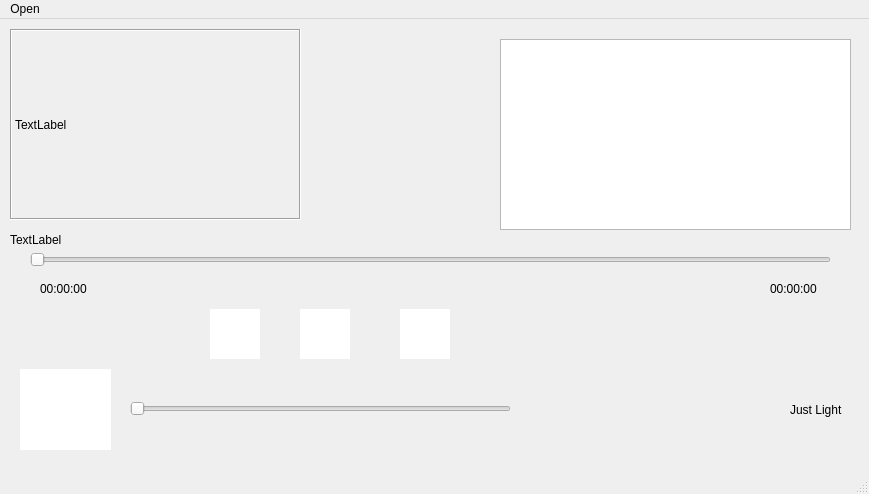
<?xml version="1.0" encoding="UTF-8"?>
<ui version="4.0">
 <class>MainWindow</class>
 <widget class="QMainWindow" name="MainWindow">
  <property name="geometry">
   <rect>
    <x>0</x>
    <y>0</y>
    <width>869</width>
    <height>494</height>
   </rect>
  </property>
  <property name="windowTitle">
   <string>Music Player</string>
  </property>
  <property name="styleSheet">
   <string notr="true">QMainWindow{
 }
background-color: rgb(26, 26, 26);
</string>
  </property>
  <property name="iconSize">
   <size>
    <width>40</width>
    <height>40</height>
   </size>
  </property>
  <widget class="QWidget" name="centralwidget">
   <widget class="QLabel" name="label">
    <property name="geometry">
     <rect>
      <x>10</x>
      <y>210</y>
      <width>311</width>
      <height>21</height>
     </rect>
    </property>
    <property name="styleSheet">
     <string notr="true">border-color: 2px solid rgb(255, 255, 255);</string>
    </property>
    <property name="text">
     <string>TextLabel</string>
    </property>
   </widget>
   <widget class="QSlider" name="horizontalSlider">
    <property name="geometry">
     <rect>
      <x>30</x>
      <y>220</y>
      <width>801</width>
      <height>41</height>
     </rect>
    </property>
    <property name="styleSheet">
     <string notr="true">Qslider::groovehorizontal
{
	height:10px;
	width:460px;
	background:red;
	border-radius:5x;
}
Qslider::handle:horizontal
{
	background:rgb(52,50,64);
	width:20px;
	height:20px;
	margin:-7px-7px;
	border-radius:10px;
}</string>
    </property>
    <property name="orientation">
     <enum>Qt::Horizontal</enum>
    </property>
   </widget>
   <widget class="QSlider" name="horizontalSlider_2">
    <property name="geometry">
     <rect>
      <x>130</x>
      <y>380</y>
      <width>381</width>
      <height>20</height>
     </rect>
    </property>
    <property name="styleSheet">
     <string notr="true">Qslider::groovehorizontal
{
	height:10px;
	width:460px;
	background:red;
	border-radius:5x;
}
Qslider::handle:horizontal
{
	background:rgb(52,50,64);
	width:20px;
	height:20px;
	margin:-7px-7px;
	border-radius:10px;
}</string>
    </property>
    <property name="orientation">
     <enum>Qt::Horizontal</enum>
    </property>
   </widget>
   <widget class="QPushButton" name="pushButton">
    <property name="geometry">
     <rect>
      <x>20</x>
      <y>350</y>
      <width>91</width>
      <height>81</height>
     </rect>
    </property>
    <property name="styleSheet">
     <string notr="true">QPushButton
{
	border:none;
	border-radius:50px;
	background-color:rgb(255,255,255);
	color:rgb(52,51,64);
	padding:0px;
}</string>
    </property>
    <property name="text">
     <string/>
    </property>
    <property name="iconSize">
     <size>
      <width>40</width>
      <height>40</height>
     </size>
    </property>
   </widget>
   <widget class="QPushButton" name="Push_seekback">
    <property name="geometry">
     <rect>
      <x>210</x>
      <y>290</y>
      <width>50</width>
      <height>50</height>
     </rect>
    </property>
    <property name="styleSheet">
     <string notr="true">QPushButton
{
	border:none;
	border-radius:50px;
	background-color:rgb(255,255,255);
	color:rgb(52,51,64);
	min-width:50px;
	max-width:50px;
	min-height:50px;
	max-height:50px;
	padding:0px;
}
QPushButton:hover
{
	background-color: rgb(109, 109, 109);
}</string>
    </property>
    <property name="text">
     <string/>
    </property>
    <property name="iconSize">
     <size>
      <width>40</width>
      <height>40</height>
     </size>
    </property>
   </widget>
   <widget class="QPushButton" name="Push_play">
    <property name="geometry">
     <rect>
      <x>300</x>
      <y>290</y>
      <width>50</width>
      <height>50</height>
     </rect>
    </property>
    <property name="styleSheet">
     <string notr="true">QPushButton
{
	border:none;
	border-radius:50px;
	background-color:rgb(255,255,255);
	color:rgb(52,51,64);
	min-width:50px;
	max-width:50px;
	min-height:50px;
	max-height:50px;
	padding:0px;
}
QPushButton:hover
{
	background-color: rgb(109, 109, 109);
}</string>
    </property>
    <property name="text">
     <string/>
    </property>
    <property name="iconSize">
     <size>
      <width>40</width>
      <height>40</height>
     </size>
    </property>
   </widget>
   <widget class="QPushButton" name="Push_seekfoward">
    <property name="geometry">
     <rect>
      <x>400</x>
      <y>290</y>
      <width>50</width>
      <height>50</height>
     </rect>
    </property>
    <property name="styleSheet">
     <string notr="true">QPushButton
{
	border:none;
	border-radius:50px;
	background-color:rgb(255,255,255);
	color:rgb(52,51,64);
	min-width:50px;
	max-width:50px;
	min-height:50px;
	max-height:50px;
	padding:0px;
}
QPushButton:hover
{
	background-color: rgb(109, 109, 109);
}</string>
    </property>
    <property name="text">
     <string/>
    </property>
    <property name="iconSize">
     <size>
      <width>40</width>
      <height>40</height>
     </size>
    </property>
   </widget>
   <widget class="QLabel" name="label_3">
    <property name="geometry">
     <rect>
      <x>40</x>
      <y>260</y>
      <width>63</width>
      <height>20</height>
     </rect>
    </property>
    <property name="text">
     <string>00:00:00</string>
    </property>
   </widget>
   <widget class="QLabel" name="label_4">
    <property name="geometry">
     <rect>
      <x>770</x>
      <y>260</y>
      <width>63</width>
      <height>20</height>
     </rect>
    </property>
    <property name="text">
     <string>00:00:00</string>
    </property>
   </widget>
   <widget class="QLabel" name="label_2">
    <property name="geometry">
     <rect>
      <x>10</x>
      <y>10</y>
      <width>291</width>
      <height>191</height>
     </rect>
    </property>
    <property name="frameShape">
     <enum>QFrame::Box</enum>
    </property>
    <property name="frameShadow">
     <enum>QFrame::Sunken</enum>
    </property>
    <property name="text">
     <string>TextLabel</string>
    </property>
    <property name="scaledContents">
     <bool>true</bool>
    </property>
    <property name="wordWrap">
     <bool>false</bool>
    </property>
   </widget>
   <widget class="QListWidget" name="listWidget">
    <property name="geometry">
     <rect>
      <x>500</x>
      <y>20</y>
      <width>351</width>
      <height>191</height>
     </rect>
    </property>
   </widget>
   <widget class="QLabel" name="label_5">
    <property name="geometry">
     <rect>
      <x>790</x>
      <y>340</y>
      <width>63</width>
      <height>101</height>
     </rect>
    </property>
    <property name="text">
     <string>Just Light</string>
    </property>
   </widget>
  </widget>
  <widget class="QMenuBar" name="menubar">
   <property name="geometry">
    <rect>
     <x>0</x>
     <y>0</y>
     <width>869</width>
     <height>25</height>
    </rect>
   </property>
   <widget class="QMenu" name="menuOpen">
    <property name="title">
     <string>Open</string>
    </property>
    <addaction name="actionSelect_File"/>
   </widget>
   <addaction name="menuOpen"/>
  </widget>
  <widget class="QStatusBar" name="statusbar"/>
  <action name="actionSelect_File">
   <property name="text">
    <string>Select File</string>
   </property>
  </action>
 </widget>
 <resources/>
 <connections/>
</ui>
